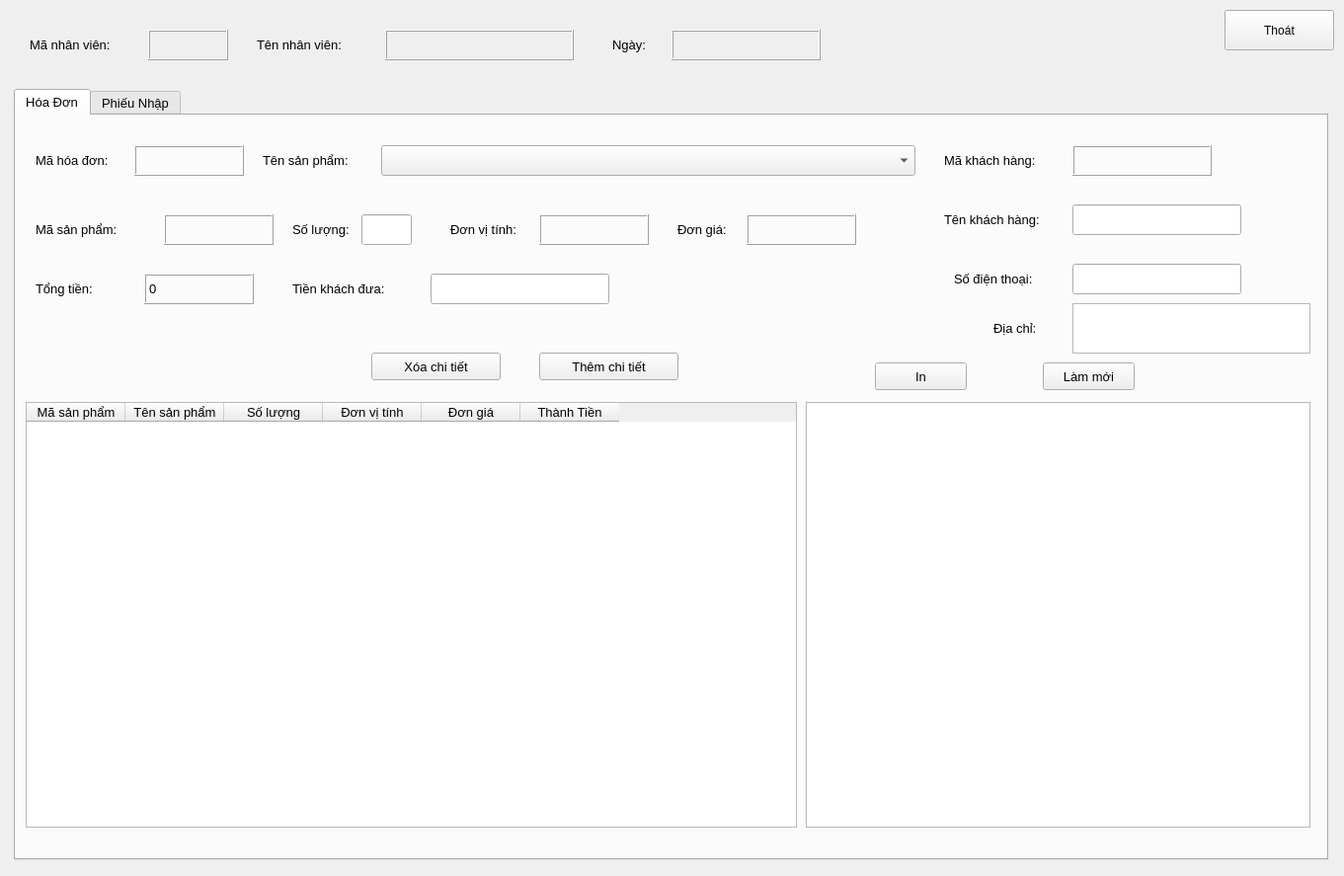
<?xml version="1.0" encoding="UTF-8"?>
<ui version="4.0">
 <class>Form</class>
 <widget class="QWidget" name="Form">
  <property name="geometry">
   <rect>
    <x>0</x>
    <y>0</y>
    <width>1361</width>
    <height>887</height>
   </rect>
  </property>
  <property name="windowTitle">
   <string>Form</string>
  </property>
  <widget class="QTabWidget" name="tabWidget">
   <property name="geometry">
    <rect>
     <x>14</x>
     <y>90</y>
     <width>1331</width>
     <height>781</height>
    </rect>
   </property>
   <property name="font">
    <font>
     <pointsize>10</pointsize>
    </font>
   </property>
   <property name="tabShape">
    <enum>QTabWidget::Rounded</enum>
   </property>
   <property name="currentIndex">
    <number>0</number>
   </property>
   <widget class="QWidget" name="tab">
    <attribute name="title">
     <string>Hóa Đơn</string>
    </attribute>
    <widget class="QTextEdit" name="textEdit_2">
     <property name="geometry">
      <rect>
       <x>800</x>
       <y>290</y>
       <width>511</width>
       <height>431</height>
      </rect>
     </property>
    </widget>
    <widget class="QTableWidget" name="tableWidget_2">
     <property name="geometry">
      <rect>
       <x>10</x>
       <y>290</y>
       <width>781</width>
       <height>431</height>
      </rect>
     </property>
     <column>
      <property name="text">
       <string>Mã sản phẩm</string>
      </property>
     </column>
     <column>
      <property name="text">
       <string>Tên sản phẩm</string>
      </property>
     </column>
     <column>
      <property name="text">
       <string>Số lượng</string>
      </property>
     </column>
     <column>
      <property name="text">
       <string>Đơn vị tính</string>
      </property>
     </column>
     <column>
      <property name="text">
       <string>Đơn giá</string>
      </property>
     </column>
     <column>
      <property name="text">
       <string>Thành Tiền</string>
      </property>
     </column>
    </widget>
    <widget class="QLabel" name="label_11">
     <property name="geometry">
      <rect>
       <x>20</x>
       <y>30</y>
       <width>101</width>
       <height>31</height>
      </rect>
     </property>
     <property name="text">
      <string>Mã hóa đơn:</string>
     </property>
    </widget>
    <widget class="QLabel" name="lbmahoadon">
     <property name="geometry">
      <rect>
       <x>120</x>
       <y>30</y>
       <width>111</width>
       <height>31</height>
      </rect>
     </property>
     <property name="frameShape">
      <enum>QFrame::Box</enum>
     </property>
     <property name="frameShadow">
      <enum>QFrame::Raised</enum>
     </property>
     <property name="text">
      <string/>
     </property>
    </widget>
    <widget class="QLabel" name="label_15">
     <property name="geometry">
      <rect>
       <x>250</x>
       <y>30</y>
       <width>121</width>
       <height>31</height>
      </rect>
     </property>
     <property name="text">
      <string>Tên sản phẩm:</string>
     </property>
    </widget>
    <widget class="QComboBox" name="cbbtensphoadon">
     <property name="geometry">
      <rect>
       <x>370</x>
       <y>30</y>
       <width>541</width>
       <height>31</height>
      </rect>
     </property>
    </widget>
    <widget class="QLabel" name="label_16">
     <property name="geometry">
      <rect>
       <x>20</x>
       <y>100</y>
       <width>111</width>
       <height>31</height>
      </rect>
     </property>
     <property name="text">
      <string>Mã sản phẩm:</string>
     </property>
    </widget>
    <widget class="QLabel" name="lbmasphoadon">
     <property name="geometry">
      <rect>
       <x>150</x>
       <y>100</y>
       <width>111</width>
       <height>31</height>
      </rect>
     </property>
     <property name="frameShape">
      <enum>QFrame::Box</enum>
     </property>
     <property name="frameShadow">
      <enum>QFrame::Raised</enum>
     </property>
     <property name="text">
      <string/>
     </property>
    </widget>
    <widget class="QLabel" name="label_18">
     <property name="geometry">
      <rect>
       <x>440</x>
       <y>100</y>
       <width>91</width>
       <height>31</height>
      </rect>
     </property>
     <property name="text">
      <string>Đơn vị tính:</string>
     </property>
    </widget>
    <widget class="QLabel" name="lbdonvihoadon">
     <property name="geometry">
      <rect>
       <x>530</x>
       <y>100</y>
       <width>111</width>
       <height>31</height>
      </rect>
     </property>
     <property name="frameShape">
      <enum>QFrame::Box</enum>
     </property>
     <property name="frameShadow">
      <enum>QFrame::Raised</enum>
     </property>
     <property name="text">
      <string/>
     </property>
    </widget>
    <widget class="QLabel" name="label_20">
     <property name="geometry">
      <rect>
       <x>280</x>
       <y>100</y>
       <width>71</width>
       <height>31</height>
      </rect>
     </property>
     <property name="text">
      <string>Số lượng:</string>
     </property>
    </widget>
    <widget class="QLineEdit" name="txtsoluonghoadon">
     <property name="geometry">
      <rect>
       <x>350</x>
       <y>100</y>
       <width>51</width>
       <height>31</height>
      </rect>
     </property>
     <property name="inputMask">
      <string>999999999</string>
     </property>
     <property name="text">
      <string/>
     </property>
    </widget>
    <widget class="QLabel" name="label_21">
     <property name="geometry">
      <rect>
       <x>670</x>
       <y>100</y>
       <width>71</width>
       <height>31</height>
      </rect>
     </property>
     <property name="text">
      <string>Đơn giá:</string>
     </property>
    </widget>
    <widget class="QLabel" name="lbdongiahoadon">
     <property name="geometry">
      <rect>
       <x>740</x>
       <y>100</y>
       <width>111</width>
       <height>31</height>
      </rect>
     </property>
     <property name="frameShape">
      <enum>QFrame::Box</enum>
     </property>
     <property name="frameShadow">
      <enum>QFrame::Raised</enum>
     </property>
     <property name="text">
      <string/>
     </property>
    </widget>
    <widget class="QLabel" name="label_23">
     <property name="geometry">
      <rect>
       <x>280</x>
       <y>160</y>
       <width>131</width>
       <height>31</height>
      </rect>
     </property>
     <property name="text">
      <string>Tiền khách đưa:</string>
     </property>
    </widget>
    <widget class="QLineEdit" name="txttienkhachdua">
     <property name="geometry">
      <rect>
       <x>420</x>
       <y>160</y>
       <width>181</width>
       <height>31</height>
      </rect>
     </property>
     <property name="inputMask">
      <string>999999999999999</string>
     </property>
     <property name="text">
      <string/>
     </property>
    </widget>
    <widget class="QPushButton" name="btnaddchithiethoadon">
     <property name="geometry">
      <rect>
       <x>530</x>
       <y>240</y>
       <width>141</width>
       <height>28</height>
      </rect>
     </property>
     <property name="text">
      <string>Thêm chi tiết</string>
     </property>
     <property name="icon">
      <iconset>
       <normaloff>icon/add.png</normaloff>icon/add.png</iconset>
     </property>
    </widget>
    <widget class="QPushButton" name="btnxoachitiethoadon">
     <property name="geometry">
      <rect>
       <x>360</x>
       <y>240</y>
       <width>131</width>
       <height>28</height>
      </rect>
     </property>
     <property name="text">
      <string>Xóa chi tiết</string>
     </property>
     <property name="icon">
      <iconset>
       <normaloff>icon/delete.png</normaloff>icon/delete.png</iconset>
     </property>
    </widget>
    <widget class="QPushButton" name="btninhoadon">
     <property name="geometry">
      <rect>
       <x>870</x>
       <y>250</y>
       <width>93</width>
       <height>28</height>
      </rect>
     </property>
     <property name="text">
      <string>In</string>
     </property>
     <property name="icon">
      <iconset>
       <normaloff>icon/print.png</normaloff>icon/print.png</iconset>
     </property>
    </widget>
    <widget class="QPushButton" name="btnlammoihoadon">
     <property name="geometry">
      <rect>
       <x>1040</x>
       <y>250</y>
       <width>93</width>
       <height>28</height>
      </rect>
     </property>
     <property name="text">
      <string>Làm mới</string>
     </property>
     <property name="icon">
      <iconset>
       <normaloff>icon/reset.png</normaloff>icon/reset.png</iconset>
     </property>
    </widget>
    <widget class="QLabel" name="label_17">
     <property name="geometry">
      <rect>
       <x>20</x>
       <y>160</y>
       <width>81</width>
       <height>31</height>
      </rect>
     </property>
     <property name="text">
      <string>Tổng tiền:</string>
     </property>
    </widget>
    <widget class="QLabel" name="lbtongtien">
     <property name="geometry">
      <rect>
       <x>130</x>
       <y>160</y>
       <width>111</width>
       <height>31</height>
      </rect>
     </property>
     <property name="frameShape">
      <enum>QFrame::Box</enum>
     </property>
     <property name="frameShadow">
      <enum>QFrame::Raised</enum>
     </property>
     <property name="text">
      <string>0</string>
     </property>
    </widget>
    <widget class="QLabel" name="label_19">
     <property name="geometry">
      <rect>
       <x>940</x>
       <y>30</y>
       <width>121</width>
       <height>31</height>
      </rect>
     </property>
     <property name="text">
      <string>Mã khách hàng:</string>
     </property>
    </widget>
    <widget class="QLabel" name="lbmakhachhang">
     <property name="geometry">
      <rect>
       <x>1070</x>
       <y>30</y>
       <width>141</width>
       <height>31</height>
      </rect>
     </property>
     <property name="frameShape">
      <enum>QFrame::Box</enum>
     </property>
     <property name="frameShadow">
      <enum>QFrame::Raised</enum>
     </property>
     <property name="text">
      <string/>
     </property>
    </widget>
    <widget class="QLabel" name="label_22">
     <property name="geometry">
      <rect>
       <x>940</x>
       <y>90</y>
       <width>131</width>
       <height>31</height>
      </rect>
     </property>
     <property name="text">
      <string>Tên khách hàng:</string>
     </property>
    </widget>
    <widget class="QLineEdit" name="txttenkhachhang">
     <property name="geometry">
      <rect>
       <x>1070</x>
       <y>90</y>
       <width>171</width>
       <height>31</height>
      </rect>
     </property>
     <property name="inputMask">
      <string/>
     </property>
     <property name="text">
      <string/>
     </property>
    </widget>
    <widget class="QLabel" name="label_24">
     <property name="geometry">
      <rect>
       <x>950</x>
       <y>150</y>
       <width>111</width>
       <height>31</height>
      </rect>
     </property>
     <property name="text">
      <string>Số điện thoại:</string>
     </property>
    </widget>
    <widget class="QLineEdit" name="txtsodienthoai">
     <property name="geometry">
      <rect>
       <x>1070</x>
       <y>150</y>
       <width>171</width>
       <height>31</height>
      </rect>
     </property>
     <property name="inputMask">
      <string/>
     </property>
     <property name="text">
      <string/>
     </property>
    </widget>
    <widget class="QLabel" name="label_25">
     <property name="geometry">
      <rect>
       <x>990</x>
       <y>200</y>
       <width>61</width>
       <height>31</height>
      </rect>
     </property>
     <property name="text">
      <string>Địa chỉ:</string>
     </property>
    </widget>
    <widget class="QTextEdit" name="txtdiachi">
     <property name="geometry">
      <rect>
       <x>1070</x>
       <y>190</y>
       <width>241</width>
       <height>51</height>
      </rect>
     </property>
    </widget>
    <widget class="QLabel" name="lbcheckkh">
     <property name="geometry">
      <rect>
       <x>1240</x>
       <y>30</y>
       <width>61</width>
       <height>31</height>
      </rect>
     </property>
     <property name="text">
      <string/>
     </property>
    </widget>
   </widget>
   <widget class="QWidget" name="tab_2">
    <attribute name="title">
     <string>Phiếu Nhập</string>
    </attribute>
    <widget class="QTableWidget" name="tableWidget">
     <property name="geometry">
      <rect>
       <x>10</x>
       <y>270</y>
       <width>661</width>
       <height>431</height>
      </rect>
     </property>
     <column>
      <property name="text">
       <string>Mã sản phẩm</string>
      </property>
     </column>
     <column>
      <property name="text">
       <string>Tên sản phẩm</string>
      </property>
     </column>
     <column>
      <property name="text">
       <string>Số lượng</string>
      </property>
     </column>
     <column>
      <property name="text">
       <string>Đơn vị </string>
      </property>
     </column>
     <column>
      <property name="text">
       <string>Thành Tiền</string>
      </property>
     </column>
    </widget>
    <widget class="QComboBox" name="cbbtenncc">
     <property name="geometry">
      <rect>
       <x>180</x>
       <y>30</y>
       <width>421</width>
       <height>31</height>
      </rect>
     </property>
    </widget>
    <widget class="QComboBox" name="cbbtensanpham">
     <property name="geometry">
      <rect>
       <x>740</x>
       <y>30</y>
       <width>391</width>
       <height>31</height>
      </rect>
     </property>
    </widget>
    <widget class="QLabel" name="lbmasp">
     <property name="geometry">
      <rect>
       <x>380</x>
       <y>90</y>
       <width>71</width>
       <height>31</height>
      </rect>
     </property>
     <property name="frameShape">
      <enum>QFrame::Box</enum>
     </property>
     <property name="frameShadow">
      <enum>QFrame::Raised</enum>
     </property>
     <property name="text">
      <string/>
     </property>
    </widget>
    <widget class="QLabel" name="lbdonvi">
     <property name="geometry">
      <rect>
       <x>720</x>
       <y>90</y>
       <width>91</width>
       <height>31</height>
      </rect>
     </property>
     <property name="frameShape">
      <enum>QFrame::Box</enum>
     </property>
     <property name="frameShadow">
      <enum>QFrame::Raised</enum>
     </property>
     <property name="text">
      <string/>
     </property>
    </widget>
    <widget class="QLineEdit" name="txtsoluongphieunhap">
     <property name="geometry">
      <rect>
       <x>560</x>
       <y>90</y>
       <width>41</width>
       <height>31</height>
      </rect>
     </property>
    </widget>
    <widget class="QLineEdit" name="txtgianhap">
     <property name="geometry">
      <rect>
       <x>920</x>
       <y>90</y>
       <width>111</width>
       <height>31</height>
      </rect>
     </property>
    </widget>
    <widget class="QPushButton" name="btnthamchitiet">
     <property name="geometry">
      <rect>
       <x>510</x>
       <y>230</y>
       <width>141</width>
       <height>28</height>
      </rect>
     </property>
     <property name="text">
      <string>Thêm chi tiết</string>
     </property>
     <property name="icon">
      <iconset>
       <normaloff>icon/add.png</normaloff>icon/add.png</iconset>
     </property>
    </widget>
    <widget class="QLabel" name="label_3">
     <property name="geometry">
      <rect>
       <x>30</x>
       <y>30</y>
       <width>141</width>
       <height>31</height>
      </rect>
     </property>
     <property name="text">
      <string>Tên nhà cung cấp:</string>
     </property>
    </widget>
    <widget class="QLabel" name="label_4">
     <property name="geometry">
      <rect>
       <x>620</x>
       <y>30</y>
       <width>111</width>
       <height>31</height>
      </rect>
     </property>
     <property name="text">
      <string>Tên sản phẩm:</string>
     </property>
    </widget>
    <widget class="QLabel" name="label_5">
     <property name="geometry">
      <rect>
       <x>260</x>
       <y>90</y>
       <width>121</width>
       <height>31</height>
      </rect>
     </property>
     <property name="text">
      <string>Mã sản phẩm:</string>
     </property>
    </widget>
    <widget class="QLabel" name="label_6">
     <property name="geometry">
      <rect>
       <x>840</x>
       <y>90</y>
       <width>71</width>
       <height>31</height>
      </rect>
     </property>
     <property name="text">
      <string>Giá nhập:</string>
     </property>
    </widget>
    <widget class="QLabel" name="label_7">
     <property name="geometry">
      <rect>
       <x>480</x>
       <y>90</y>
       <width>81</width>
       <height>31</height>
      </rect>
     </property>
     <property name="text">
      <string>Số lượng:</string>
     </property>
    </widget>
    <widget class="QLabel" name="label_8">
     <property name="geometry">
      <rect>
       <x>630</x>
       <y>90</y>
       <width>101</width>
       <height>31</height>
      </rect>
     </property>
     <property name="text">
      <string>Đơn vị tính:</string>
     </property>
    </widget>
    <widget class="QLabel" name="label_10">
     <property name="geometry">
      <rect>
       <x>1040</x>
       <y>90</y>
       <width>31</width>
       <height>31</height>
      </rect>
     </property>
     <property name="text">
      <string>đ/1</string>
     </property>
    </widget>
    <widget class="QPushButton" name="btnxoachitiet">
     <property name="geometry">
      <rect>
       <x>370</x>
       <y>230</y>
       <width>121</width>
       <height>28</height>
      </rect>
     </property>
     <property name="text">
      <string>Xóa chi tiết</string>
     </property>
     <property name="icon">
      <iconset>
       <normaloff>icon/delete.png</normaloff>icon/delete.png</iconset>
     </property>
    </widget>
    <widget class="QLabel" name="label_13">
     <property name="geometry">
      <rect>
       <x>440</x>
       <y>170</y>
       <width>131</width>
       <height>31</height>
      </rect>
     </property>
     <property name="text">
      <string>Mã phiếu nhập:</string>
     </property>
    </widget>
    <widget class="QLabel" name="lbmaphieunhap">
     <property name="geometry">
      <rect>
       <x>590</x>
       <y>170</y>
       <width>111</width>
       <height>31</height>
      </rect>
     </property>
     <property name="frameShape">
      <enum>QFrame::Box</enum>
     </property>
     <property name="frameShadow">
      <enum>QFrame::Raised</enum>
     </property>
     <property name="text">
      <string/>
     </property>
    </widget>
    <widget class="QPushButton" name="btnin">
     <property name="geometry">
      <rect>
       <x>820</x>
       <y>230</y>
       <width>93</width>
       <height>28</height>
      </rect>
     </property>
     <property name="text">
      <string>In</string>
     </property>
     <property name="icon">
      <iconset>
       <normaloff>icon/print.png</normaloff>icon/print.png</iconset>
     </property>
    </widget>
    <widget class="QLabel" name="label_9">
     <property name="geometry">
      <rect>
       <x>30</x>
       <y>90</y>
       <width>141</width>
       <height>31</height>
      </rect>
     </property>
     <property name="text">
      <string>Mã nhà cung cấp:</string>
     </property>
    </widget>
    <widget class="QLabel" name="lbmanhacungcap">
     <property name="geometry">
      <rect>
       <x>170</x>
       <y>90</y>
       <width>71</width>
       <height>31</height>
      </rect>
     </property>
     <property name="frameShape">
      <enum>QFrame::Box</enum>
     </property>
     <property name="frameShadow">
      <enum>QFrame::Raised</enum>
     </property>
     <property name="text">
      <string/>
     </property>
    </widget>
    <widget class="QTextEdit" name="textEdit">
     <property name="geometry">
      <rect>
       <x>790</x>
       <y>270</y>
       <width>491</width>
       <height>431</height>
      </rect>
     </property>
    </widget>
    <widget class="QPushButton" name="btnlammoi">
     <property name="geometry">
      <rect>
       <x>1010</x>
       <y>230</y>
       <width>111</width>
       <height>28</height>
      </rect>
     </property>
     <property name="text">
      <string>Làm Mới</string>
     </property>
     <property name="icon">
      <iconset>
       <normaloff>icon/reset.png</normaloff>icon/reset.png</iconset>
     </property>
    </widget>
   </widget>
  </widget>
  <widget class="QLabel" name="lbmanhanvien">
   <property name="geometry">
    <rect>
     <x>150</x>
     <y>30</y>
     <width>81</width>
     <height>31</height>
    </rect>
   </property>
   <property name="font">
    <font>
     <pointsize>10</pointsize>
    </font>
   </property>
   <property name="frameShape">
    <enum>QFrame::Box</enum>
   </property>
   <property name="frameShadow">
    <enum>QFrame::Raised</enum>
   </property>
   <property name="text">
    <string/>
   </property>
  </widget>
  <widget class="QLabel" name="label_2">
   <property name="geometry">
    <rect>
     <x>30</x>
     <y>30</y>
     <width>111</width>
     <height>31</height>
    </rect>
   </property>
   <property name="font">
    <font>
     <pointsize>10</pointsize>
    </font>
   </property>
   <property name="text">
    <string>Mã nhân viên:</string>
   </property>
  </widget>
  <widget class="QLabel" name="lbngay">
   <property name="geometry">
    <rect>
     <x>680</x>
     <y>30</y>
     <width>151</width>
     <height>31</height>
    </rect>
   </property>
   <property name="font">
    <font>
     <pointsize>10</pointsize>
    </font>
   </property>
   <property name="frameShape">
    <enum>QFrame::Box</enum>
   </property>
   <property name="frameShadow">
    <enum>QFrame::Raised</enum>
   </property>
   <property name="text">
    <string/>
   </property>
  </widget>
  <widget class="QLabel" name="label_12">
   <property name="geometry">
    <rect>
     <x>620</x>
     <y>30</y>
     <width>51</width>
     <height>31</height>
    </rect>
   </property>
   <property name="font">
    <font>
     <pointsize>10</pointsize>
    </font>
   </property>
   <property name="text">
    <string>Ngày:</string>
   </property>
  </widget>
  <widget class="QLabel" name="label">
   <property name="geometry">
    <rect>
     <x>260</x>
     <y>30</y>
     <width>121</width>
     <height>31</height>
    </rect>
   </property>
   <property name="font">
    <font>
     <pointsize>10</pointsize>
    </font>
   </property>
   <property name="text">
    <string>Tên nhân viên:</string>
   </property>
  </widget>
  <widget class="QLabel" name="lbtennhanvien">
   <property name="geometry">
    <rect>
     <x>390</x>
     <y>30</y>
     <width>191</width>
     <height>31</height>
    </rect>
   </property>
   <property name="font">
    <font>
     <pointsize>12</pointsize>
    </font>
   </property>
   <property name="frameShape">
    <enum>QFrame::Box</enum>
   </property>
   <property name="frameShadow">
    <enum>QFrame::Raised</enum>
   </property>
   <property name="text">
    <string/>
   </property>
  </widget>
  <widget class="QPushButton" name="btnthoat">
   <property name="geometry">
    <rect>
     <x>1240</x>
     <y>10</y>
     <width>111</width>
     <height>41</height>
    </rect>
   </property>
   <property name="contextMenuPolicy">
    <enum>Qt::DefaultContextMenu</enum>
   </property>
   <property name="text">
    <string>Thoát</string>
   </property>
   <property name="icon">
    <iconset>
     <normaloff>icon/back.png</normaloff>icon/back.png</iconset>
   </property>
  </widget>
 </widget>
 <resources/>
 <connections/>
</ui>
